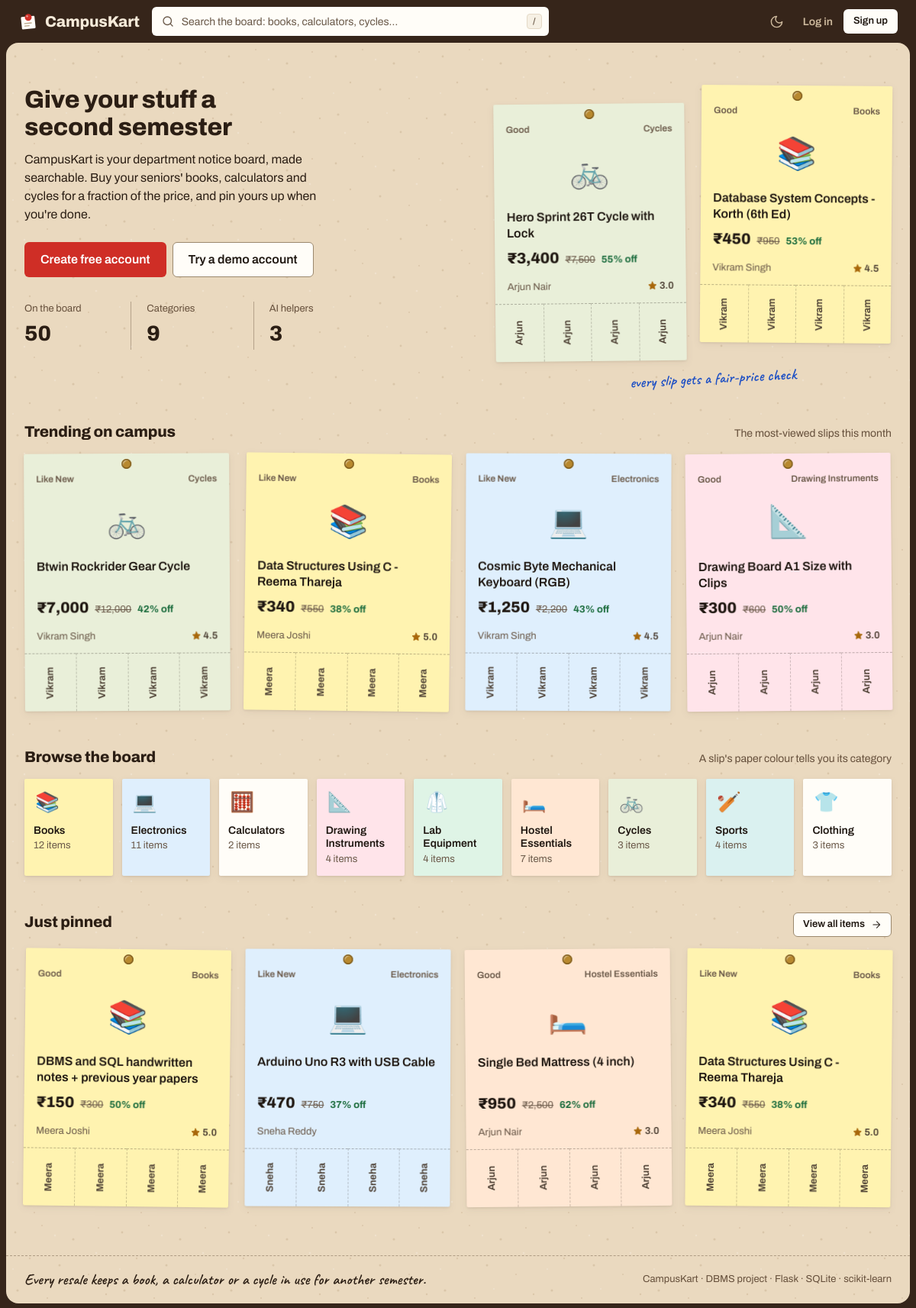
The page / on the database its author committed.
### tables this page shows
CREATE TABLE products (
    product_id     INTEGER PRIMARY KEY AUTOINCREMENT,
    seller_id      INTEGER NOT NULL REFERENCES users(user_id) ON DELETE CASCADE,
    category_id    INTEGER NOT NULL REFERENCES categories(category_id),
    title          TEXT    NOT NULL,
    description    TEXT    NOT NULL,
    original_price REAL    NOT NULL CHECK (original_price > 0),
    price          REAL    NOT NULL CHECK (price > 0),
    condition      TEXT    NOT NULL CHECK (condition IN ('New', 'Like New', 'Good', 'Fair')),
    age_months     INTEGER NOT NULL DEFAULT 0 CHECK (age_months >= 0),
    status         TEXT    NOT NULL DEFAULT 'available'
                   CHECK (status IN ('pending', 'available', 'sold', 'rejected', 'removed')),
    is_flagged     INTEGER NOT NULL DEFAULT 0 CHECK (is_flagged IN (0, 1)),
    spam_score     REAL    NOT NULL DEFAULT 0,      -- filled by AI spam detector
    flag_reason    TEXT,
    created_at     TEXT    NOT NULL DEFAULT (datetime('now', 'localtime'))
);

CREATE TABLE categories (
    category_id INTEGER PRIMARY KEY AUTOINCREMENT,
    name        TEXT NOT NULL UNIQUE,
    icon        TEXT NOT NULL            -- emoji shown on the website
);

### app.py (the view)
@app.route("/")
def index():
    recs, personalised, recent_searches, finding, board = [], False, [], None, {}
    if g.user and g.user["role"] == "user":
        uid = g.user["user_id"]
        recs, personalised = recommender.recommend_for_user(get_db(), uid)
        recent_searches = query(
            """SELECT query, MAX(searched_at) AS t FROM search_history WHERE user_id = ?
               GROUP BY LOWER(query) ORDER BY t DESC LIMIT 6""", (uid,))
        finding = home_finding(uid)
        board = {
            "offers": query("""SELECT o.offer_id, o.status, o.amount, o.counter_amount, p.product_id, p.title,
                                      p.category_id, CASE WHEN o.buyer_id = ? THEN 'out' ELSE 'in' END AS side
                               FROM offers o JOIN products p ON p.product_id = o.product_id
                               WHERE (o.buyer_id = ? OR p.seller_id = ?) AND o.status IN ('pending', 'countered')
                               ORDER BY COALESCE(o.updated_at, o.created_at) DESC LIMIT 3""", (uid, uid, uid)),
            "notes": query("""SELECT message, created_at, is_read FROM notifications WHERE user_id = ?
                              ORDER BY created_at DESC, notif_id DESC LIMIT 3""", (uid,)),
            "searches": query("SELECT COUNT(*) AS n FROM search_history WHERE user_id = ?", (uid,), one=True)["n"],
        }
    else:
        recs = recommender.trending(get_db(), None)
    latest = query("""SELECT * FROM v_product_details WHERE status = 'available'
                      ORDER BY created_at DESC LIMIT 4""")
    cat_counts = {r["category_id"]: r["n"] for r in query(
        "SELECT category_id, COUNT(*) AS n FROM products WHERE status = 'available' GROUP BY category_id")}
    return render_template("index.html", recs=recs, personalised=personalised, finding=finding, board=board,
                           recent_searches=recent_searches, latest=latest, cat_counts=cat_counts)

### ai/recommender.py (called while the page is built)
def trending(db, user_id=None, n=8):
    rows = db.execute(
        """SELECT d.*, COUNT(v.view_id) AS views
           FROM v_product_details d
           LEFT JOIN product_views v ON v.product_id = d.product_id
                AND v.viewed_at >= datetime('now', 'localtime', '-30 days')
           WHERE d.status = 'available' AND d.seller_id <> COALESCE(?, -1)
           GROUP BY d.product_id
           ORDER BY views DESC, d.created_at DESC
           LIMIT ?""",
        (user_id, n),
    ).fetchall()
    return [{"product": r, "score": None, "reason": "Trending on campus"} for r in rows]

### app.py (called while the page is built)
def get_db():
    if "db" not in g:
        g.db = sqlite3.connect(DB_PATH)
        g.db.row_factory = sqlite3.Row
        g.db.execute("PRAGMA foreign_keys = ON")
    return g.db

def query(sql, args=(), one=False):
    rows = get_db().execute(sql, args).fetchall()
    return (rows[0] if rows else None) if one else rows

@app.before_request
def load_user():
    g.user = None
    if "user_id" in session:
        g.user = query("SELECT * FROM users WHERE user_id = ?", (session["user_id"],), one=True)
        if g.user is None or g.user["is_blocked"]:
            session.clear()
            g.user = None

@app.context_processor
def inject_globals():
    unread = 0
    if g.user:
        unread = query("SELECT COUNT(*) AS n FROM notifications WHERE user_id = ? AND is_read = 0",
                       (g.user["user_id"],), one=True)["n"]
    return {"categories": query("SELECT * FROM categories ORDER BY category_id"),
            "unread_count": unread, "conditions": CONDITIONS}

@app.template_filter("inr")
def inr(value):
    n = str(int(round(value or 0)))
    if len(n) <= 3:
        return n
    head, tail = n[:-3], n[-3:]
    parts = []
    while len(head) > 2:
        parts.insert(0, head[-2:])
        head = head[:-2]
    if head:
        parts.insert(0, head)
    return ",".join(parts) + "," + tail

### templates/index.html (shortened to what this page needs)
{% extends "base.html" %}
{% from "_macros.html" import product_card, icon, cat_picture, swatch, status_pill %}
{% block content %}
{% if not g.user %}
<section class="hero" aria-labelledby="hero-title">
  <div>
    <h1 id="hero-title">Give your stuff a second semester</h1>
    <p class="lede">CampusKart is your department notice board, made searchable. Buy your seniors' books,
      calculators and cycles for a fraction of the price, and pin yours up when you're done.</p>
    <div class="cluster">
      <a class="btn btn-lg btn-pin" href="{{ url_for('register') }}">Create free account</a>
      <a class="btn btn-lg btn-outline" href="{{ url_for('login') }}">Try a demo account</a>
    </div>
    <dl class="hero-facts">
      <div><dt>On the board</dt><dd>{{ cat_counts.values()|sum }}</dd></div>
      <div><dt>Categories</dt><dd>{{ categories|length }}</dd></div>
      <div><dt>AI helpers</dt><dd>3</dd></div>
    </dl>
  </div>
  <div class="hero-board">
    {% for r in recs[:2] %}{{ product_card(r.product, None, loop.index0) }}{% endfor %}
    <span class="note hand-note" aria-hidden="true">every slip gets a fair-price check</span>
  </div>
</section>
<section class="section" aria-labelledby="recs-title">
  <div class="section-head">
    <h2 id="recs-title">Trending on campus</h2>
    <span class="sub">The most-viewed slips this month</span>
  </div>
  <div class="grid">
    {% for r in recs[2:6] %}{{ product_card(r.product, None, loop.index0 + 2) }}{% endfor %}
  </div>
</section>
{% endif %}
<section class="section" aria-labelledby="cats-title">
  <div class="section-head">
    <h2 id="cats-title">Browse the board</h2>
    <span class="sub">A slip's paper colour tells you its category</span>
  </div>
  <div class="cat-tabs">
    {% for c in categories %}
    <a class="cat-tab paper-{{ c.category_id }}" href="{{ url_for('search', category=c.category_id) }}">
      {{ cat_picture(c.category_id, c.icon, 36) }}
      <span><strong>{{ c.name }}</strong><span class="count">{{ cat_counts.get(c.category_id, 0) }} items</span></span>
    </a>
    {% endfor %}
  </div>
</section>
<section class="section" aria-labelledby="latest-title">
  <div class="section-head">
    <h2 id="latest-title">Just pinned</h2>
    <a class="btn btn-outline btn-sm" href="{{ url_for('search') }}">View all items{{ icon('arrow-right', 14) }}</a>
  </div>
  <div class="grid">
    {% for p in latest %}{{ product_card(p, None, loop.index0 + 3) }}{% endfor %}
  </div>
</section>
{% endblock %}

### templates/base.html (shortened to what this page needs)
{% from "_macros.html" import icon, logo_mark %}
{% set ep = request.endpoint %}
<!doctype html>
<html lang="en">
<head>
  <link rel="stylesheet" href="{{ url_for('static', filename='style.css') }}">
</head>
<body>
<header class="site-header">
  <div class="container header-row">
    <a class="logo" href="{{ url_for('index') }}" aria-label="CampusKart home">
      <span aria-hidden="true">CampusKart</span>
    </a>
    {% if not g.user or g.user.role != 'admin' %}
    <form class="search-bar" action="{{ url_for('search') }}" role="search">
      <input id="site-search" name="q" type="search" placeholder="Search the board: books, calculators, cycles…"
             value="{{ q or '' }}" autocomplete="off" enterkeyhint="search" aria-keyshortcuts="/">
      <kbd aria-hidden="true">/</kbd>
    </form>
    {% endif %}
    <nav class="nav-links" aria-label="Main">
      <button class="icon-btn theme-toggle" type="button" id="theme-toggle" aria-label="Switch to dark theme">
        {{ icon('moon', 19, 'moon') }}{{ icon('sun', 19, 'sun') }}
      </button>
      {% if g.user %}
        <a class="icon-btn" href="{{ url_for('notifications') }}"
           aria-label="Notifications{% if unread_count %}, {{ unread_count }} unread{% endif %}"
           {% if ep == 'notifications' %}aria-current="page"{% endif %}>
          {{ icon('bell', 20) }}
          {% if unread_count %}<span class="badge-count" aria-hidden="true">{{ unread_count if unread_count < 10 else '9+' }}</span>{% endif %}
        </a>
        <div class="menu" data-menu>
          <button class="menu-trigger" type="button" aria-haspopup="true" aria-expanded="false" aria-controls="account-menu">
            <span class="avatar" aria-hidden="true">{{ g.user.name[0] }}</span>
            <span class="name">{{ g.user.name.split()[0] }}</span>
            <span class="chev">{{ icon('chevron-down', 16) }}</span>
            <span class="sr-only">Account menu</span>
          </button>
          <div class="menu-panel" id="account-menu">
            <div class="menu-head">
              <strong>{{ g.user.name }}</strong>
              <span>{{ g.user.email }}</span>
            </div>
            <a class="menu-item" href="{{ url_for('profile') }}">{{ icon('user', 16) }}Profile</a>
            {% if g.user.role == 'user' %}
            <a class="menu-item" href="{{ url_for('my_listings') }}">{{ icon('package', 16) }}My listings</a>
            <a class="menu-item" href="{{ url_for('orders') }}">{{ icon('bag', 16) }}Orders</a>
            <a class="menu-item" href="{{ url_for('orders', tab='offers') }}">{{ icon('receipt', 16) }}Offers</a>
            {% else %}
            <a class="menu-item" href="{{ url_for('admin_dashboard') }}">{{ icon('dashboard', 16) }}Dashboard</a>
            <a class="menu-item" href="{{ url_for('admin_lookup') }}">{{ icon('search', 16) }}Data lookup</a>
            <a class="menu-item" href="{{ url_for('admin_audit') }}">{{ icon('zap', 16) }}Audit log</a>
            {% endif %}
            <hr>
            <a class="menu-item danger" href="{{ url_for('logout') }}">{{ icon('logout', 16) }}Log out</a>
          </div>
        </div>
      {% else %}
        <a class="nav-link keep" href="{{ url_for('login') }}" {% if ep == 'login' %}aria-current="page"{% endif %}>Log in</a>
        <a class="btn btn-sm btn-paper" href="{{ url_for('register') }}">Sign up</a>
      {% endif %}
    </nav>
  </div>
</header>
<div class="board">
<main id="main" tabindex="-1">
  <div class="container">
    {% block content %}{% endblock %}
  </div>
</main>
<footer class="site-footer">
  <div class="container">
    <span class="note">Every resale keeps a book, a calculator or a cycle in use for another semester.</span>
    <span>CampusKart · DBMS project · Flask · SQLite · scikit-learn</span>
  </div>
</footer>
</div>
</body>
</html>

### templates/_macros.html (shortened to what this page needs)
{% set TILTS = [-0.6, 0.45, -0.3, 0.7, 0.2, -0.5, 0.55, -0.15] %}
{% macro cat_picture(category_id, emoji, size=72, lazy=True) -%}
     {% if lazy %}loading="lazy" {% endif %}decoding="async" onerror="this.hidden=true;this.nextElementSibling.hidden=false"><span class="thumb-fallback emoji" aria-hidden="true" hidden>{{ emoji }}</span>
{%- endmacro %}
{% macro icon(name, size=18, cls='') -%}
<svg class="icon {{ cls }}" width="{{ size }}" height="{{ size }}" viewBox="0 0 24 24" fill="none" stroke="currentColor" stroke-width="1.8" stroke-linecap="round" stroke-linejoin="round" aria-hidden="true" focusable="false">{{ ICONS.get(name, '')|safe }}</svg>
{%- endmacro %}
{% macro product_card(p, reason=None, i=0, tabs=True) %}
{% set off = ((1 - p.price / p.original_price) * 100)|round|int %}
<a class="slip paper-{{ p.category_id }}" style="--tilt: {{ TILTS[i % 8] }}deg" href="{{ url_for('product', pid=p.product_id) }}">
  <span class="slip-body">
    <span class="slip-top"><span>{{ p.condition }}</span><span>{{ p.category_name }}</span></span>
    <span class="slip-art">{{ cat_picture(p.category_id, p.category_icon) }}</span>
    <span class="slip-title">{{ p.title }}</span>
    <span class="price-line">
      <span class="price">₹{{ p.price|inr }}</span>
      <span class="mrp"><span class="sr-only">MRP </span>₹{{ p.original_price|inr }}</span>
      {% if off >= 5 %}<span class="off">{{ off }}% off</span>{% endif %}
    </span>
    <span class="slip-meta">
      <span class="seller">{{ p.seller_name }}</span>
      {% if p.seller_rating %}<span class="rating">{{ icon('star', 12) }}{{ p.seller_rating }}<span class="sr-only"> seller rating</span></span>{% endif %}
    </span>
  </span>
  {% if tabs %}<span class="tearoffs" aria-hidden="true">{% for _ in range(4) %}<span class="tab"><span>{{ p.seller_name.split()[0] }}</span></span>{% endfor %}</span>{% endif %}
</a>
{% endmacro %}

### rows shown on the page
categories: {{ TILTS[i % 8] }} -0.6 (drawn), category_name "Cycles", icon "🚲", off "55", seller_name "Arjun Nair", {{ size }} 12 (drawn), seller_rating "3.0", seller_name "Arjun" "Arjun" "Arjun" "Arjun" "Vikram" "Vikram" "Vikram" "Vikram", {{ TILTS[i % 8] }} -0.3 (drawn), off "42", seller_name "Vikram Singh", seller_rating "4.5", name "Cycles", get "3"
products: condition "Good", title "Hero Sprint 26T Cycle with Lock", price|inr "3,400", original_price|inr "7,500"
categories: {{ TILTS[i % 8] }} 0.45 (drawn), category_name "Books", icon "📚", off "53", seller_name "Vikram Singh", seller_rating "4.5", seller_name "Vikram" "Vikram" "Vikram" "Vikram" "Meera" "Meera" "Meera" "Meera", {{ TILTS[i % 8] }} 0.7 (drawn), off "38", seller_name "Meera Joshi", seller_rating "5.0", name "Books", get "12"
products: condition "Good", title "Database System Concepts - Korth (6th Ed)", price|inr "450", original_price|inr "950"
products: condition "Like New", title "Btwin Rockrider Gear Cycle", price|inr "7,000", original_price|inr "12,000"
products: condition "Like New", title "Data Structures Using C - Reema Thareja", price|inr "340", original_price|inr "550", {{ TILTS[i % 8] }} 0.55 (drawn), category_name "Books", emoji "📚", off "38", seller_name "Meera Joshi", {{ size }} 12 (drawn), seller_rating "5.0", seller_name "Meera" "Meera" "Meera" "Meera"
categories: {{ TILTS[i % 8] }} 0.2 (drawn), category_name "Electronics", icon "💻", off "43", seller_name "Vikram Singh", {{ size }} 12 (drawn), seller_rating "4.5", seller_name "Vikram" "Vikram" "Vikram" "Vikram", name "Electronics", get "11"
products: condition "Like New", title "Cosmic Byte Mechanical Keyboard (RGB)", price|inr "1,250", original_price|inr "2,200"
categories: {{ TILTS[i % 8] }} -0.5 (drawn), category_name "Drawing Instruments", icon "📐", off "50", seller_name "Arjun Nair", {{ size }} 12 (drawn), seller_rating "3.0", seller_name "Arjun" "Arjun" "Arjun" "Arjun", name "Drawing Instruments", get "4"
products: condition "Good", title "Drawing Board A1 Size with Clips", price|inr "300", original_price|inr "600"
categories: icon "🧮", name "Calculators", get "2"
categories: icon "🥼", name "Lab Equipment", get "4"
categories: icon "🛏️", name "Hostel Essentials", get "7"
categories: icon "🏏", name "Sports", get "4"
categories: icon "👕", name "Clothing", get "3"
products: {{ TILTS[i % 8] }} 0.7 (drawn), condition "Good", category_name "Books", emoji "📚", title "DBMS and SQL handwritten notes + previous year papers", price|inr "150", original_price|inr "300", off "50", seller_name "Meera Joshi", {{ size }} 12 (drawn), seller_rating "5.0", seller_name "Meera" "Meera" "Meera" "Meera"
products: {{ TILTS[i % 8] }} 0.2 (drawn), condition "Like New", category_name "Electronics", emoji "💻", title "Arduino Uno R3 with USB Cable", price|inr "470", original_price|inr "750", off "37", seller_name "Sneha Reddy", seller_name "Sneha" "Sneha" "Sneha" "Sneha"
products: {{ TILTS[i % 8] }} -0.5 (drawn), condition "Good", category_name "Hostel Essentials", emoji "🛏️", title "Single Bed Mattress (4 inch)", price|inr "950", original_price|inr "2,500", off "62", seller_name "Arjun Nair", {{ size }} 12 (drawn), seller_rating "3.0", seller_name "Arjun" "Arjun" "Arjun" "Arjun"

### other values the page prints
{{ cat_counts.values()|sum }} "50"
{{ categories|length }} "9"
